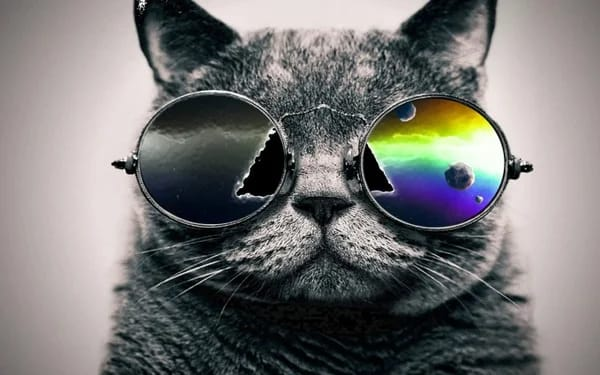
#> input picture openCV_origin.jpeg, 600 x 375 px, found by its file name
$ python opencv.py
#> lines starting #> are read from the running program, lines starting #| are printed output that depends on the picture; after the words box and inside, x2 and y2 are one past the last pixel; in counts of white or black regions, pixels touching at a corner belong together
import cv2
from matplotlib import pyplot as plt
import numpy as np

img = cv2.imread('C:/Users/Arystan/PycharmProjects/MLrestaurant/openCV_origin.jpeg',0)
#> img: shape (375, 600); min 0, max 255, mean 117.4
plt.imshow(img)

height, width = img.shape[:2]
#> height = 375; width = 600
#print('height =', height)
#print('width =', width)
img_resize = cv2.resize(img, (365, 56))
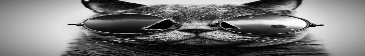
#> img_resize: shape (56, 365); min 0, max 253, mean 117.1
plt.imshow(img_resize)


#Rotate
(h, w) = img.shape[:2]
#> h = 375; w = 600
# calculate the center of the image
center = (w / 2, h / 2)
#> center = (300, 187.5)
angle90 = 90
angle180 = 180
angle270 = 270
scale = 1.0

#Angle of 180 degree
matrix180 = cv2.getRotationMatrix2D(center, angle180, scale)
rotation180 = cv2.warpAffine(img, matrix180, (width, height))
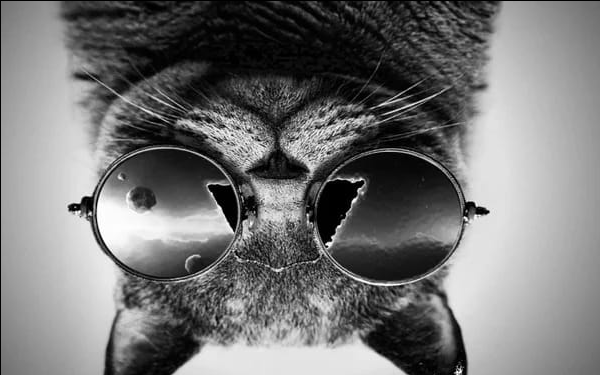
#> rotation180: shape (375, 600); min 0, max 255, mean 116.8
plt.imshow(rotation180)

#Transformation of image
(rows, columns) = img.shape
#> rows = 375; columns = 600
pts1 = np.float32([[50,50],[200,100],[10,150]])
pts2 = np.float32([[10,10],[200,100],[0,100]])
Mat = cv2.getAffineTransform(pts1,pts2)
dst = cv2.warpAffine(img,Mat,(columns, rows))
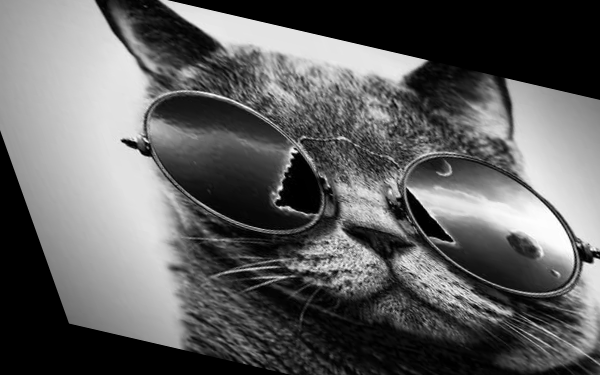
#> dst: shape (375, 600); min 0, max 255, mean 96.6
plt.subplot(121)
plt.imshow(img)
plt.title('Before')
plt.subplot(122)
plt.imshow(dst)
plt.title('After')
plt.show()


img = cv2.medianBlur(img,5)
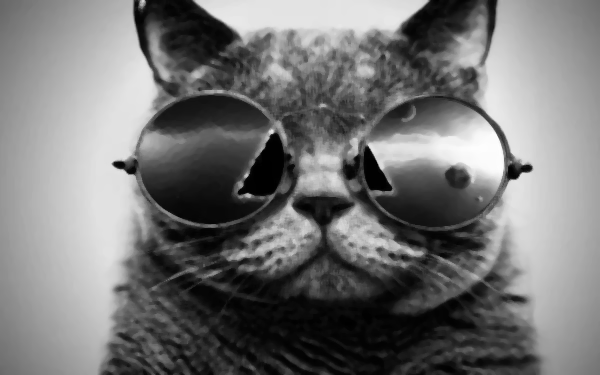
#> img: shape (375, 600); min 0, max 254, mean 116.8
ret,th1 = cv2.threshold(img,127,255,cv2.THRESH_BINARY)
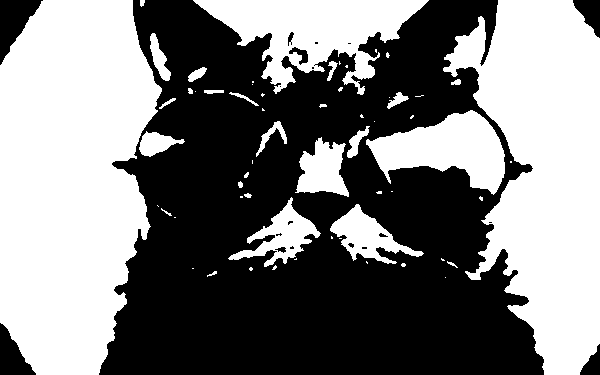
#> th1: shape (375, 600); 49.2% white; 60 white regions (33 under 20 px), largest, box (x1, y1, x2, y2) and area: (0, 0, 162, 375) 47937, (443, 0, 600, 375) 36746, (193, 0, 429, 95) 10552
th2 = cv2.adaptiveThreshold(img,255,cv2.ADAPTIVE_THRESH_MEAN_C, cv2.THRESH_BINARY,11,2)
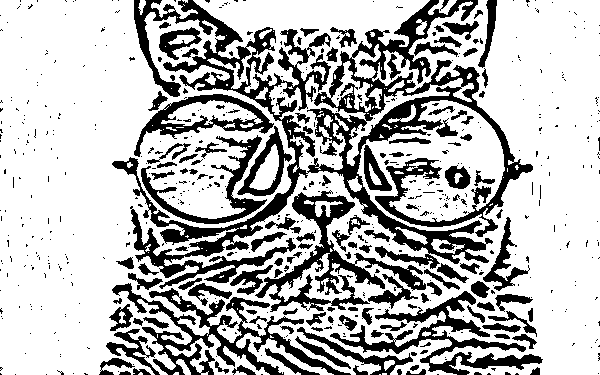
#> th2: shape (375, 600); 71.9% white; 588 black regions (459 under 20 px), largest, box (x1, y1, x2, y2) and area: (112, 0, 533, 289) 26681, (112, 283, 351, 375) 5081, (255, 190, 426, 312) 4524
th3 = cv2.adaptiveThreshold(img,255,cv2.ADAPTIVE_THRESH_GAUSSIAN_C, cv2.THRESH_BINARY,11,2)
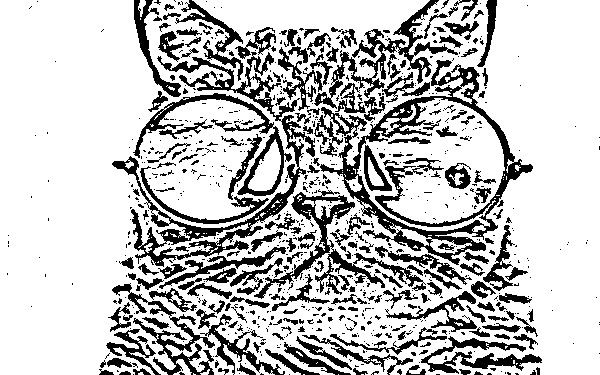
#> th3: shape (375, 600); 76.4% white; 804 black regions (605 under 20 px), largest, box (x1, y1, x2, y2) and area: (320, 60, 533, 265) 7343, (112, 52, 315, 267) 5744, (254, 189, 426, 299) 2917
titles = ['Original Image', 'Global Thresholding (v = 127)',
            'Adaptive Mean Thresholding', 'Adaptive Gaussian Thresholding']
images = [img, th1, th2, th3]
for i in range(4):
    plt.subplot(2,2,i+1),plt.imshow(images[i],'gray')
    plt.title(titles[i])
    plt.xticks([]),plt.yticks([])
plt.show()


#Saving of image

cv2.imwrite('C:/Users/Айгерим/Desktop/s600.jpg', img)
cv2.imwrite('C:/Users/Айгерим/Desktop/s600.jpg', th1)
cv2.imwrite('C:/Users/Айгерим/Desktop/s600.jpg', th2)
cv2.imwrite('C:/Users/Айгерим/Desktop/s600.jpg', th3)
cv2.imwrite('C:/Users/Айгерим/Desktop/s600.jpg', rotation180)
